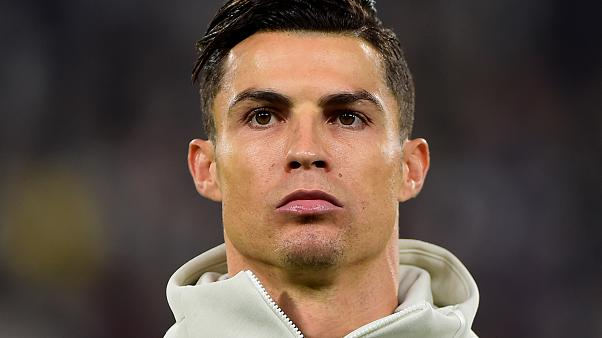
#> input picture Opencv_ile_Nesne_Takibi/media/ronaldo.jpg, 602 x 338 px, given in place of the camera
$ jupyter execute 'meanshift_(ortalama_kayma_algorit).ipynb'
#> lines starting #> are read from the running program, lines starting #| are printed output that depends on the picture
[cell 1]
import cv2
import numpy as np

[cell 2]
cap = cv2.VideoCapture(0)
#bir tane frame oku
ret,frame = cap.read()
#> frame is the input picture: shape (338, 602, 3); mean B, G, R 67.6, 78, 94.9

if ret==False:
    print("Uyari")

#deteciton
face_cascade = cv2.CascadeClassifier("media/haarcascade_frontalface_default.xml") #xml dosyasini oku
face_rects =face_cascade.detectMultiScale(frame) #yuz tespiti yap
#> face_rects = [[192, 26, 228, 228]]


(face_x,face_y,w,h) = tuple(face_rects[0])  #yuzun koordinatlarini al
#> face_x = 192; face_y = 26; w = 228; h = 228

track_window = (face_x,face_y,w,h) #takip penceresi meanashift algoritmasi girdisi
#> track_window = (192, 26, 228, 228)

#region of interest (roi) al

roi = frame[face_y:face_y+h,face_x:face_x+w] #yuzun oldugu alani al
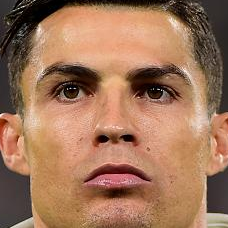
#> roi: shape (228, 228, 3); mean B, G, R 90, 117.2, 160.2

hsv_roi = cv2.cvtColor(roi,cv2.COLOR_BGR2HSV) #hsv formatina cevir
#> hsv_roi: shape (228, 228, 3); mean H, S, V 18.5, 114.9, 160.2

roi_hist=cv2.calcHist([hsv_roi],[0],None,[180],[0,180]) #takip icin histogram hesapla
#> roi_hist = 180 values, max 7538 at index 11, min 0 at index 28, mean 288.8

cv2.normalize(roi_hist,roi_hist,0,255,cv2.NORM_MINMAX) #normalizasyon

#takip icin gerekli durdurma kriterleri
#count: hesaplanacak maksimum oge sayisi
#epsilon : degisiklik

term_crit= (cv2.TERM_CRITERIA_EPS| cv2.TERM_CRITERIA_COUNT,5,1) #durma kriterleri

while True:
    ret,frame = cap.read() #kameradan frame oku
    frame = cv2.flip(frame,1) #goruntuyu dondur
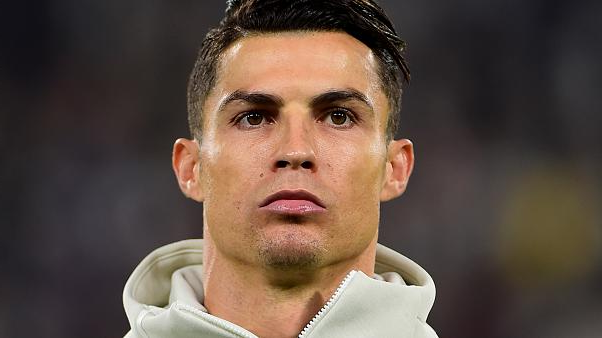
#> frame: shape (338, 602, 3); mean B, G, R 67.6, 78, 94.9
    if ret:
        hsv = cv2.cvtColor(frame,cv2.COLOR_BGR2HSV)
#> hsv: shape (338, 602, 3); mean H, S, V 66.3, 65.5, 95.5

        #histogrami bir goruntude bulmak icin backprojection kullanilir
        #backprojection: bir goruntudeki her pikselin histograma gore olasiligini hesaplar

        dst = cv2.calcBackProject([hsv],[0],roi_hist,[0,180],1) #backprojection hesapla
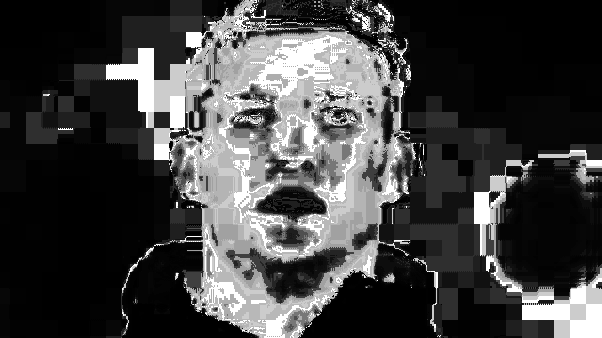
#> dst: shape (338, 602); min 0, max 255, mean 65.1

        ret , track_window = cv2.meanShift(dst,track_window,term_crit) #mean shift algoritmasi
#> ret = 5; track_window = (170, 11, 228, 228)

        (x,y,w,h) = track_window #takip penceresinin koordinatlari
#> x = 170; y = 11

        img2 = cv2.rectangle(frame,(x,y),(x+w,y+h),(0,0,255),5) #takip penceresini ciz
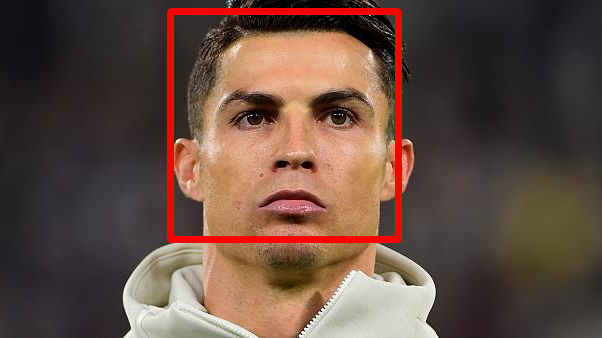
#> img2: shape (338, 602, 3); mean B, G, R 65.8, 75.9, 100.2

        cv2.imshow("MeanShift Tracking",img2)

    if cv2.waitKey(1) & 0xFF == ord("q"):
#> (key q is pressed here)
        break

cap.release()
cv2.destroyAllWindows()
